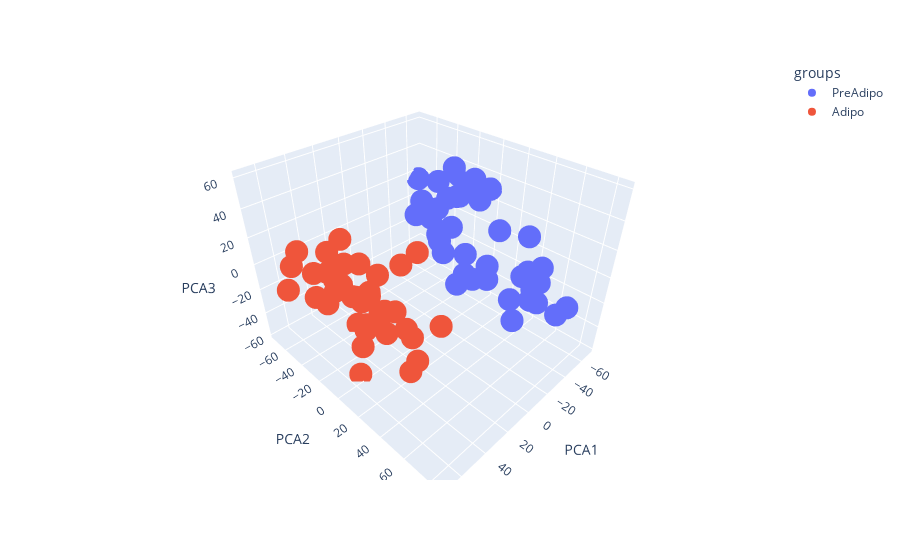

Write notebook code for a chart like this one.
### Markdown cell above
h)

### Code cell
X = transcriptomics_transf.T.to_numpy(dtype=float)
pca = PCA(n_components=3)
pca_output_log = pca.fit_transform(X)
pca_output_log_df = pd.DataFrame(pca_output_log, columns=['PCA1', 'PCA2', 'PCA3'])
pca_output_log_df["groups"] =dict_sample.values()

fig = px.scatter_3d(pca_output_log_df, x='PCA1', y='PCA2', z='PCA3', color="groups")
fig.show()

### Figure 1 — Plotly figure (JSON) as saved in the notebook; plotly's stock layout.template omitted (floating-point values rounded to 4 significant figures)
{"data": [{"hovertemplate": "groups=PreAdipo<br>PCA1=%{x}<br>PCA2=%{y}<br>PCA3=%{z}<extra></extra>", "legendgroup": "PreAdipo", "marker": {"color": "#636efa", "symbol": "circle"}, "mode": "markers", "name": "PreAdipo", "scene": "scene", "showlegend": true, "type": "scatter3d", "x": [-42.83, -46.52, -63.71, -57.73, -49.4, -46.01, -37.49, -62.77, -55.12, -33.8, -37.04, -52.2, -37.75, -52.29, -68.84, -57.39, -45.85, -32.65, -53.6, -62.97, -44.64, -55.14, -64.0, -48.41, -47.62, -54.91, -66.13, -34.15, -54.24, -31.14, -36.39, -25.5, -41.47, -68.5, -37.13, -37.03, -46.11, -47.04, -55.69, -54.33], "y": [58.87, -5.596, -33.93, -67.49, -52.32, -19.15, 41.62, -0.2628, -41.72, 77.8, 29.1, -5.37, 61.54, -14.66, -33.79, -25.12, 56.65, 84.39, -39.67, -27.33, 52.04, -2.418, -49.88, 45.89, -13.52, -38.97, -73.26, 58.6, 39.97, 60.93, 10.44, 12.14, -22.2, -4.35, 45.8, 49.04, -39.64, 14.08, -32.25, 9.157], "z": [7.389, -14.51, 36.99, -11.25, 9.427, 2.237, -23.72, 32.72, 4.921, -12.93, 23.55, 41.53, -15.2, 29.25, 29.58, 20.01, -6.57, -2.848, -15.55, 17.51, -1.169, 26.35, 21.11, -4.876, -45.64, -21.85, 14.92, -12.84, 16.43, -1.837, -22.85, -12.11, -18.47, 28.98, -39.05, -0.9949, 1.684, -15.28, 16.77, -32.93]}, {"hovertemplate": "groups=Adipo<br>PCA1=%{x}<br>PCA2=%{y}<br>PCA3=%{z}<extra></extra>", "legendgroup": "Adipo", "marker": {"color": "#EF553B", "symbol": "circle"}, "mode": "markers", "name": "Adipo", "scene": "scene", "showlegend": true, "type": "scatter3d", "x": [57.59, 62.47, 51.33, 46.82, 46.83, 34.37, 51.97, 61.29, 67.56, 61.6, 29.62, 42.86, 38.32, 59.14, 66.0, 63.52, 25.17, 68.22, 50.72, 32.39, 34.09, 26.88, 20.4, 38.83, 67.61, 29.71, 69.9, 48.39, 35.71, 62.47, 31.92, 35.72, 64.16, 55.23, 64.14, 53.78, 69.01, 61.58, 30.88, 27.24], "y": [-24.5, 4.259, 48.61, 36.82, 34.23, 48.29, -22.46, -29.19, -32.65, -29.96, -44.71, 5.063, 33.65, -11.81, 53.78, -4.613, -42.2, 22.95, 22.07, -15.96, -32.1, 17.09, -6.047, -50.77, -52.21, -5.109, 29.41, -21.23, -19.25, 17.92, -6.816, -11.37, 34.66, -17.46, 15.37, -3.433, 1.025, -54.19, -23.49, -28.86], "z": [-10.67, 50.01, 57.58, -31.56, -0.7647, 2.295, 9.45, 11.52, 28.01, -6.537, -4.816, -17.95, -31.44, 6.592, 60.39, 28.14, -58.05, -6.85, -9.238, -13.88, -22.45, -31.35, -28.06, -10.24, -9.86, -21.39, 10.24, 0.496, 10.63, 17.85, 6.73, -6.58, 21.12, 10.18, 20.36, -58.73, 43.87, 4.269, -43.36, -24.86]}], "layout": {"legend": {"title": {"text": "groups"}, "tracegroupgap": 0}, "margin": {"t": 60}, "scene": {"domain": {"x": [0, 1], "y": [0, 1]}, "xaxis": {"title": {"text": "PCA1"}}, "yaxis": {"title": {"text": "PCA2"}}, "zaxis": {"title": {"text": "PCA3"}}}}}
